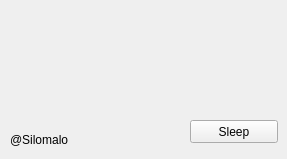
  <widget class="QWidget" name="centralwidget">
   <widget class="QPushButton" name="pushButton">
    <property name="geometry">
     <rect>
      <x>190</x>
      <y>120</y>
      <width>88</width>
      <height>23</height>
     </rect>
    </property>
    <property name="text">
     <string>Sleep</string>
    </property>
   </widget>
   <widget class="QLabel" name="label">
    <property name="geometry">
     <rect>
      <x>20</x>
      <y>20</y>
      <width>71</width>
      <height>91</height>
     </rect>
    </property>
    <property name="font">
     <font>
      <family>Harrington</family>
      <pointsize>26</pointsize>
     </font>
    </property>
    <property name="text">
     <string/>
    </property>
    <property name="alignment">
     <set>Qt::AlignCenter</set>
    </property>
   </widget>
   <widget class="QLabel" name="label_2">
    <property name="geometry">
     <rect>
      <x>120</x>
      <y>20</y>
      <width>61</width>
      <height>91</height>
     </rect>
    </property>
    <property name="font">
     <font>
      <family>Papyrus</family>
      <pointsize>28</pointsize>
     </font>
    </property>
    <property name="text">
     <string/>
    </property>
    <property name="alignment">
     <set>Qt::AlignCenter</set>
    </property>
   </widget>
   <widget class="QLabel" name="label_3">
    <property name="geometry">
     <rect>
      <x>200</x>
      <y>20</y>
      <width>71</width>
      <height>91</height>
     </rect>
    </property>
    <property name="font">
     <font>
      <family>MV Boli</family>
      <pointsize>20</pointsize>
     </font>
    </property>
    <property name="text">
     <string/>
    </property>
    <property name="alignment">
     <set>Qt::AlignCenter</set>
    </property>
   </widget>
   <widget class="QLabel" name="label_4">
    <property name="geometry">
     <rect>
      <x>10</x>
      <y>130</y>
      <width>101</width>
      <height>20</height>
     </rect>
    </property>
    <property name="text">
     <string>@Silomalo</string>
    </property>
   </widget>
  </widget>
